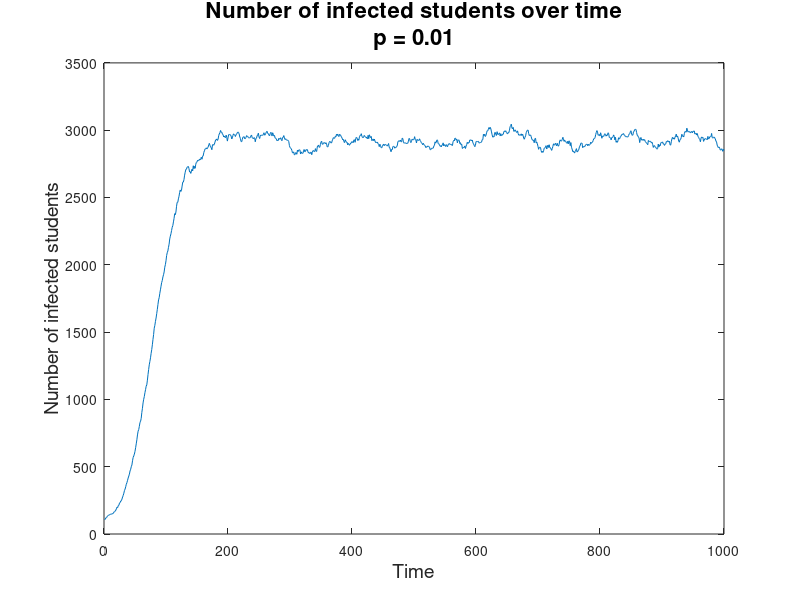
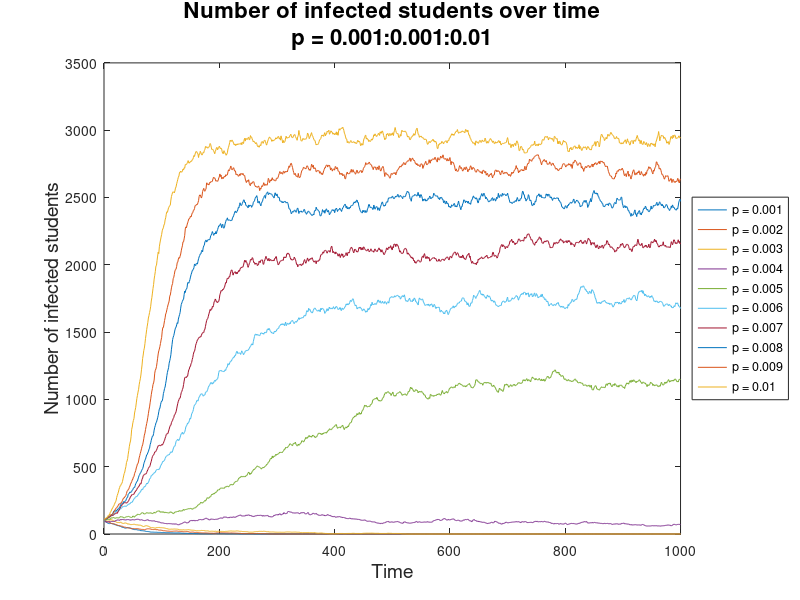
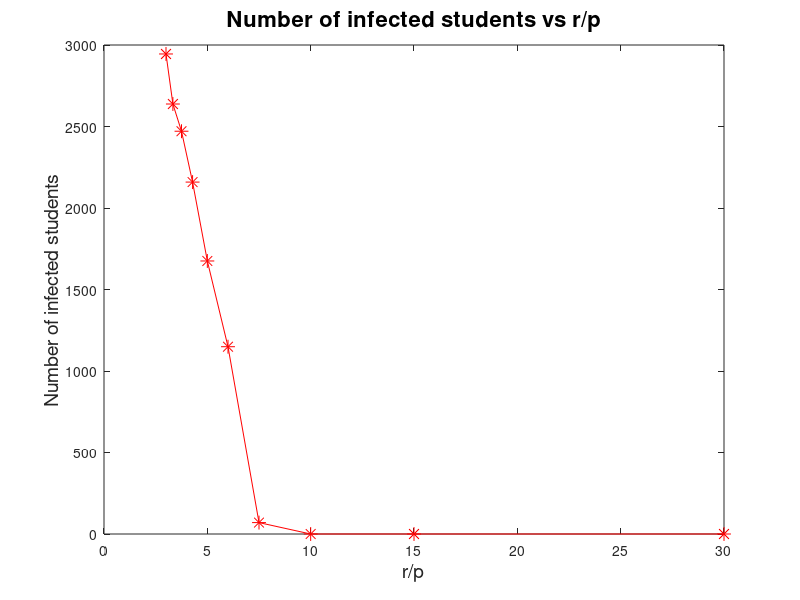

Here is the MATLAB script that generated these plots, in order:
clear

load('resultp001')

figure2 = figure('position', [0, 0, 700, 500]);
plot(y)
xlabel('Time','FontSize',14)
ylabel('Number of infected students','FontSize',14)
title({'Number of infected students over time';'p = 0.01'}, 'FontSize', 16)
saveas(figure2,'infectp001.png');

clear

load('resultp10run');
figure3 = figure('position', [0, 0, 700, 500]);
plot(y')
xlabel('Time','FontSize',14)
legend('p = 0.001','p = 0.002','p = 0.003','p = 0.004','p = 0.005','p = 0.006','p = 0.007','p = 0.008','p = 0.009','p = 0.01','location','eastoutside');
ylabel('Number of infected students','FontSize',14)
title({'Number of infected students over time';'p = 0.001:0.001:0.01'}, 'FontSize', 16)
saveas(figure3,'infectp10r.png');

c = r./ps;
figure4 = figure('position', [0, 0, 700, 500]);
plot(c,y(:,1000),'r*-','markersize',10)
xlabel('r/p','FontSize',14)
%legend('p = 0.001','p = 0.002','p = 0.003','p = 0.004','p = 0.005','p = 0.006','p = 0.007','p = 0.008','p = 0.009','p = 0.01','location','eastoutside');
ylabel('Number of infected students','FontSize',14)
title({'Number of infected students vs r/p'}, 'FontSize', 16)
saveas(figure4,'infectprp.png');